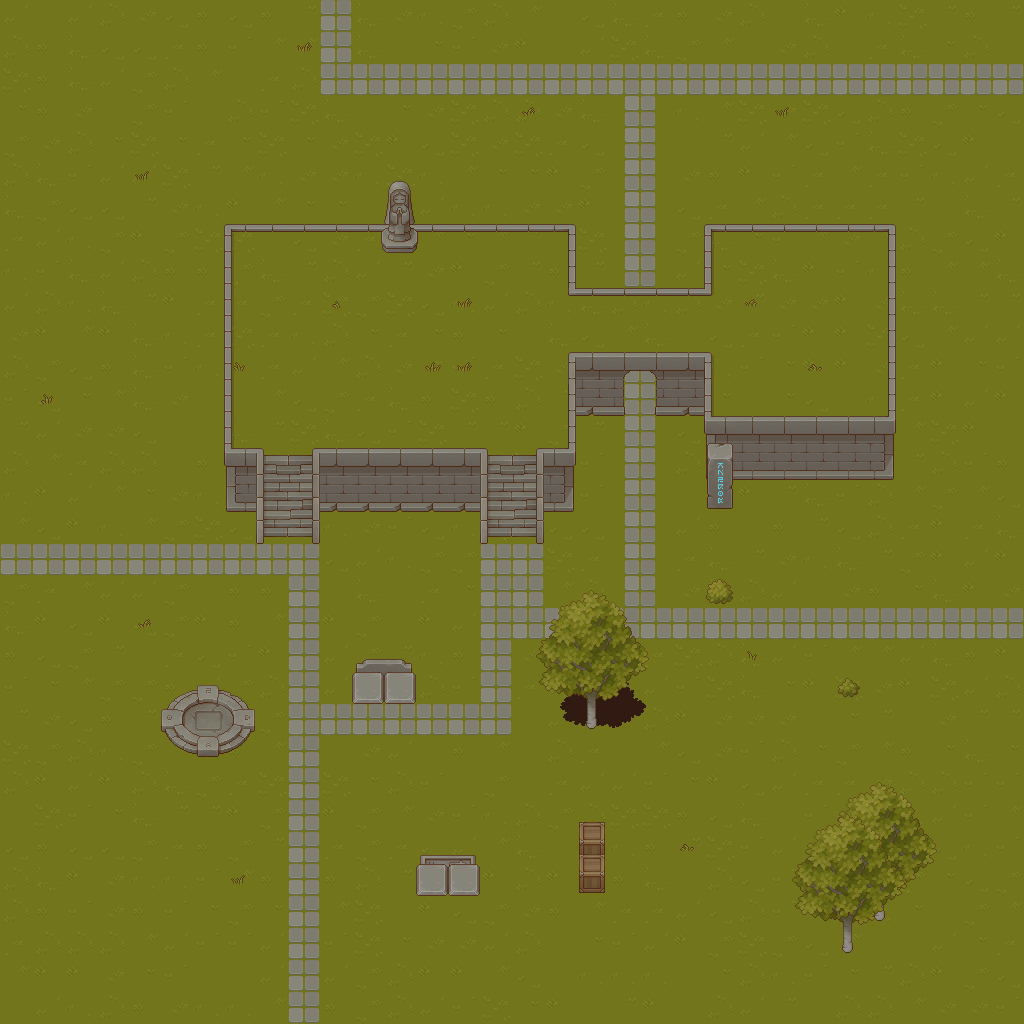

Below is a game level as drawn by its tile map, then a one-line description and the .tmx that defines it (tile-layer data replaced by summaries):
An orthogonal 32x32 tile map with 32x32 px tiles, 8 tile layers (background, shadows, walls, decor_lower, ...) and 37 objects (5x road_entry, 2x random).

<map version="1.10" tiledversion="1.10.2" orientation="orthogonal" renderorder="right-down" width="32" height="32" tilewidth="32" tileheight="32" infinite="0" nextlayerid="13" nextobjectid="45">
 <tileset firstgid="1" source="../../tilesheet.tsx" />
 <group id="12" name="lower_group">
  <layer id="1" name="background" width="32" height="32">
   <data>[1024 cells, 1024 non-empty, 19 distinct tile ids]</data>
  </layer>
  <layer id="5" name="shadows" width="32" height="32">
   <data>[1024 cells, 8 non-empty, 8 distinct tile ids]</data>
  </layer>
  <layer id="2" name="walls" width="32" height="32">
   <data>[1024 cells, 87 non-empty, 27 distinct tile ids]</data>
  </layer>
  <layer id="4" name="decor_lower" width="32" height="32">
   <data>[1024 cells, 42 non-empty, 32 distinct tile ids]</data>
  </layer>
 </group>
 <group id="11" name="upper_group">
  <layer id="3" name="decor_upper" width="32" height="32">
   <data>[1024 cells, 51 non-empty, 29 distinct tile ids]</data>
  </layer>
  <layer id="10" name="decor_upper_upper" width="32" height="32">
   <data>[1024 cells, 20 non-empty, 20 distinct tile ids]</data>
  </layer>
  <layer id="6" name="decals" width="32" height="32">
   <data>[1024 cells, 2 non-empty, 2 distinct tile ids]</data>
  </layer>
 </group>
 <layer id="8" name="collision" width="32" height="32">
  <data>[1024 cells, 4 non-empty, 1 distinct tile ids]</data>
 </layer>
 <objectgroup id="7" name="world_gen">
  <object id="3" type="road_entry" x="320" y="0" width="32" height="32" />
  <object id="5" type="road_entry" x="0" y="544" width="32" height="32" />
  <object id="6" type="road_entry" x="288" y="992" width="32" height="32" />
  <object id="7" type="road_entry" x="992" y="608" width="32" height="32" />
  <object id="8" type="road_entry" x="992" y="64" width="32" height="32" />
  <object id="9" name="item" type="random" x="801.5" y="321">
   <point />
  </object>
  <object id="10" name="item" type="random" x="760.5" y="364.5">
   <point />
  </object>
 </objectgroup>
 <objectgroup id="9" name="collision_fine">
  <object id="12" x="224" y="223.333" width="351" height="6.66667" />
  <object id="13" x="568" y="287.333" width="142.667" height="7" />
  <object id="14" x="567.333" y="229.333" width="8.66667" height="55.6667" />
  <object id="15" x="703.667" y="224.667" width="7.33333" height="62.3333" />
  <object id="16" x="710.667" y="223.667" width="185" height="7" />
  <object id="20" x="224.125" y="230" width="7.125" height="235.375" />
  <object id="21" x="230.875" y="448.125" width="32.75" height="17.625" />
  <object id="22" x="256.125" y="465.875" width="7.375" height="77" />
  <object id="23" x="226.375" y="465.75" width="30" height="45.5" />
  <object id="24" x="312.5" y="448" width="7" height="95.875" />
  <object id="25" x="319.5" y="501.875" width="161.375" height="9.5" />
  <object id="26" x="319.25" y="448" width="168.125" height="4.875" />
  <object id="27" x="480.625" y="452.625" width="6.75" height="91" />
  <object id="28" x="536" y="447.75" width="7.625" height="95.75" />
  <object id="29" x="542.5" y="448.625" width="31.125" height="62.875" />
  <object id="30" x="568" y="351.875" width="7.375" height="96.125" />
  <object id="31" x="574.875" y="351.625" width="137.25" height="5.125" />
  <object id="32" x="704.25" y="355.875" width="6.75" height="65.75" />
  <object id="33" x="711" y="416" width="184.5" height="4.875" />
  <object id="34" x="888.375" y="224.125" width="7.125" height="192.375" />
  <object id="35" x="574" y="356" width="50.625" height="59.375" />
  <object id="36" x="655.5" y="356.125" width="50.25" height="59" />
  <object id="37" x="706.875" y="478.625" width="25.75" height="29.625" />
  <object id="38" x="707" y="421.625" width="3.25" height="12.25" />
  <object id="39" x="706.375" y="434.125" width="186.75" height="45.625" />
  <object id="40" x="890.875" y="420.5" width="4.25" height="13.5" />
  <object id="41" x="586.5" y="720.5" width="9.875" height="8.375" />
  <object id="42" x="841" y="944" width="10.5" height="8.5" />
  <object id="43" x="874" y="912.5" width="10" height="8.5" />
  <object id="44" x="384" y="230" width="30" height="21" />
 </objectgroup>
</map>
